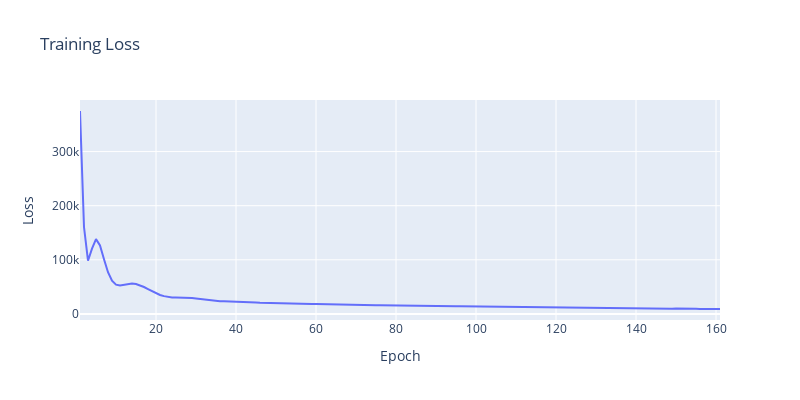
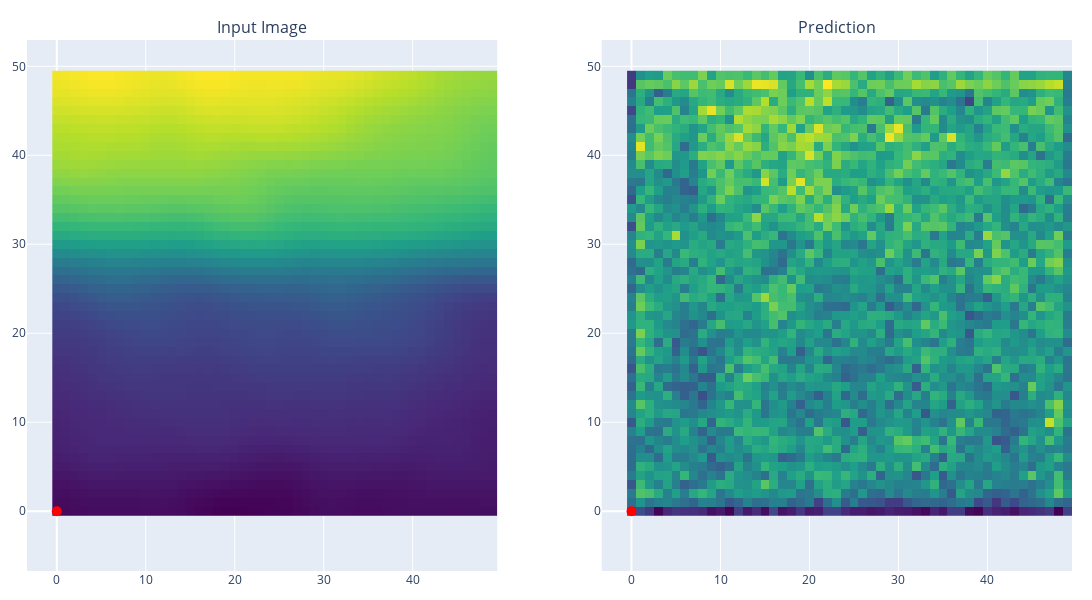
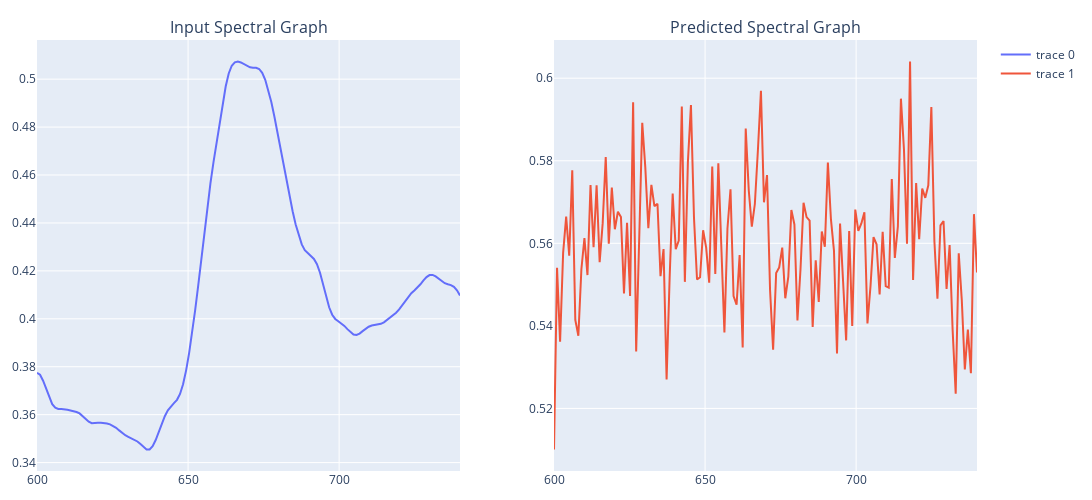

The code cell stored with these charts, in order, in its notebook:
### Code cell
# Initialize lists to store epoch and loss data
epochs_list = []
losses = []

# Create the initial loss plot
fig_loss = create_loss_plot()

# Training loop
try:
    for epoch in range(1, epochs + 1):
        start_time = time.time()
        model.train()
        train_loss = 0
        for batch in train_loader:
            train_x = batch[0].to(device)
            loss = compute_loss(model, train_x)
            optimizer.zero_grad()
            loss.backward()
            optimizer.step()
            train_loss += loss.item()
        train_loss /= len(train_loader.dataset)
        end_time = time.time()

        # Append data to lists
        epochs_list.append(epoch)
        losses.append(train_loss)

        # Update the loss plot
        fig_loss.data[0].x = epochs_list
        fig_loss.data[0].y = losses

        # Create new inference visualizations
        fig_images, fig_spectra = visualize_inference(model, test_sample[0], train_image_viz, energy_range)

        # Display updated plots
        clear_output(wait=True)
        fig_loss.show()
        fig_images.show()
        fig_spectra.show()

        print(f'Epoch: {epoch}, Test set ELBO: {train_loss:.4f}, time elapsed for current epoch: {end_time - start_time:.2f}s')
        
except KeyboardInterrupt:
    print("Training interrupted. Saving the model...")

### Figure 1 — Plotly figure (JSON) as saved in the notebook; plotly's stock layout.template omitted (floating-point values rounded to 4 significant figures; data arrays with more than 128 entries replaced by an {"elided": "..."} marker saying what was removed)
{"data": [{"mode": "lines", "name": "Training Loss", "type": "scatter", "x": {"elided": "161 int values"}, "y": {"elided": "161 float values"}}], "layout": {"height": 400, "title": {"text": "Training Loss"}, "width": 800, "xaxis": {"title": {"text": "Epoch"}}, "yaxis": {"title": {"text": "Loss"}}}}

### Figure 2 — Plotly figure (JSON) as saved in the notebook; plotly's stock layout.template omitted (floating-point values rounded to 4 significant figures; data arrays with more than 128 entries replaced by an {"elided": "..."} marker saying what was removed)
{"data": [{"colorscale": [[0, "#440154"], [0.1111, "#482878"], [0.2222, "#3e4989"], [0.3333, "#31688e"], [0.4444, "#26828e"], [0.5556, "#1f9e89"], [0.6667, "#35b779"], [0.7778, "#6ece58"], [0.8889, "#b5de2b"], [1, "#fde725"]], "showscale": false, "type": "heatmap", "xaxis": "x", "yaxis": "y", "z": {"elided": "50x50 float values"}}, {"marker": {"color": "red", "size": 10}, "mode": "markers", "showlegend": false, "type": "scatter", "x": [0], "xaxis": "x", "y": [0], "yaxis": "y"}, {"colorscale": [[0, "#440154"], [0.1111, "#482878"], [0.2222, "#3e4989"], [0.3333, "#31688e"], [0.4444, "#26828e"], [0.5556, "#1f9e89"], [0.6667, "#35b779"], [0.7778, "#6ece58"], [0.8889, "#b5de2b"], [1, "#fde725"]], "showscale": false, "type": "heatmap", "xaxis": "x2", "yaxis": "y2", "z": {"elided": "50x50 float values"}}, {"marker": {"color": "red", "size": 10}, "mode": "markers", "showlegend": false, "type": "scatter", "x": [0], "xaxis": "x2", "y": [0], "yaxis": "y2"}], "layout": {"annotations": [{"font": {"size": 16}, "showarrow": false, "text": "Input Image", "x": 0.225, "xanchor": "center", "xref": "paper", "y": 1, "yanchor": "bottom", "yref": "paper"}, {"font": {"size": 16}, "showarrow": false, "text": "Prediction", "x": 0.775, "xanchor": "center", "xref": "paper", "y": 1, "yanchor": "bottom", "yref": "paper"}], "height": 600, "margin": {"b": 20, "l": 20, "r": 20, "t": 40}, "width": 1200, "xaxis": {"anchor": "y", "domain": [0, 0.45]}, "xaxis2": {"anchor": "y2", "domain": [0.55, 1]}, "yaxis": {"anchor": "x", "domain": [0, 1], "scaleanchor": "x", "scaleratio": 1}, "yaxis2": {"anchor": "x2", "domain": [0, 1], "scaleanchor": "x2", "scaleratio": 1}}}

### Figure 3 — Plotly figure (JSON) as saved in the notebook; plotly's stock layout.template omitted (floating-point values rounded to 4 significant figures; data arrays with more than 128 entries replaced by an {"elided": "..."} marker saying what was removed)
{"data": [{"type": "scatter", "x": {"elided": "140 float values"}, "xaxis": "x", "y": {"elided": "140 float values"}, "yaxis": "y"}, {"type": "scatter", "x": {"elided": "140 float values"}, "xaxis": "x2", "y": {"elided": "140 float values"}, "yaxis": "y2"}], "layout": {"annotations": [{"font": {"size": 16}, "showarrow": false, "text": "Input Spectral Graph", "x": 0.225, "xanchor": "center", "xref": "paper", "y": 1, "yanchor": "bottom", "yref": "paper"}, {"font": {"size": 16}, "showarrow": false, "text": "Predicted Spectral Graph", "x": 0.775, "xanchor": "center", "xref": "paper", "y": 1, "yanchor": "bottom", "yref": "paper"}], "height": 500, "margin": {"b": 20, "l": 20, "r": 20, "t": 40}, "width": 1200, "xaxis": {"anchor": "y", "domain": [0, 0.45]}, "xaxis2": {"anchor": "y2", "domain": [0.55, 1]}, "yaxis": {"anchor": "x", "domain": [0, 1]}, "yaxis2": {"anchor": "x2", "domain": [0, 1]}}}
